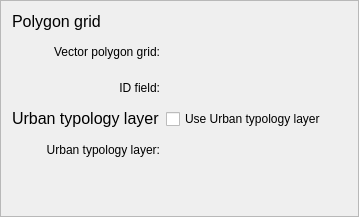
    <widget class="QFrame" name="frame_5">
     <property name="frameShape">
      <enum>QFrame::StyledPanel</enum>
     </property>
     <property name="frameShadow">
      <enum>QFrame::Raised</enum>
     </property>
     <layout class="QGridLayout" name="gridLayout">
      <item row="0" column="0" colspan="3">
       <widget class="QLabel" name="label_17">
        <property name="text">
         <string>&lt;!DOCTYPE HTML PUBLIC &quot;-//W3C//DTD HTML 4.0//EN&quot; &quot;http://www.w3.org/TR/REC-html40/strict.dtd&quot;&gt;
&lt;html&gt;&lt;head&gt;&lt;meta name=&quot;qrichtext&quot; content=&quot;1&quot; /&gt;&lt;style type=&quot;text/css&quot;&gt;
p, li { white-space: pre-wrap; }
&lt;/style&gt;&lt;/head&gt;&lt;body style=&quot; font-family:'MS Shell Dlg 2'; font-size:8pt; font-weight:400; font-style:normal;&quot;&gt;
&lt;p style=&quot; margin-top:0px; margin-bottom:0px; margin-left:0px; margin-right:0px; -qt-block-indent:0; text-indent:0px;&quot;&gt;&lt;span style=&quot; font-size:12pt;&quot;&gt;Polygon grid&lt;/span&gt;&lt;/p&gt;&lt;/body&gt;&lt;/html&gt;</string>
        </property>
       </widget>
      </item>
      <item row="3" column="0">
       <widget class="QLabel" name="label_5">
        <property name="text">
         <string>ID field:</string>
        </property>
        <property name="alignment">
         <set>Qt::AlignRight|Qt::AlignTrailing|Qt::AlignVCenter</set>
        </property>
       </widget>
      </item>
      <item row="8" column="0">
       <spacer name="verticalSpacer_9">
        <property name="orientation">
         <enum>Qt::Vertical</enum>
        </property>
        <property name="sizeHint" stdset="0">
         <size>
          <width>20</width>
          <height>40</height>
         </size>
        </property>
       </spacer>
      </item>
      <item row="7" column="0">
       <widget class="QLabel" name="label_21">
        <property name="text">
         <string>Urban typology layer:</string>
        </property>
        <property name="alignment">
         <set>Qt::AlignRight|Qt::AlignTrailing|Qt::AlignVCenter</set>
        </property>
       </widget>
      </item>
      <item row="3" column="1">
       <widget class="QWidget" name="widgetPolyField" native="true">
        <property name="sizePolicy">
         <sizepolicy hsizetype="Preferred" vsizetype="Preferred">
          <horstretch>0</horstretch>
          <verstretch>0</verstretch>
         </sizepolicy>
        </property>
        <property name="minimumSize">
         <size>
          <width>125</width>
          <height>30</height>
         </size>
        </property>
        <property name="layoutDirection">
         <enum>Qt::LeftToRight</enum>
        </property>
        <layout class="QGridLayout" name="gridLayout_14"/>
       </widget>
      </item>
      <item row="2" column="0">
       <widget class="QLabel" name="label">
        <property name="text">
         <string>Vector polygon grid:</string>
        </property>
        <property name="alignment">
         <set>Qt::AlignRight|Qt::AlignTrailing|Qt::AlignVCenter</set>
        </property>
       </widget>
      </item>
      <item row="5" column="0">
       <widget class="QLabel" name="label_24">
        <property name="text">
         <string>&lt;!DOCTYPE HTML PUBLIC &quot;-//W3C//DTD HTML 4.0//EN&quot; &quot;http://www.w3.org/TR/REC-html40/strict.dtd&quot;&gt;
&lt;html&gt;&lt;head&gt;&lt;meta name=&quot;qrichtext&quot; content=&quot;1&quot; /&gt;&lt;style type=&quot;text/css&quot;&gt;
p, li { white-space: pre-wrap; }
&lt;/style&gt;&lt;/head&gt;&lt;body style=&quot; font-family:'MS Shell Dlg 2'; font-size:8pt; font-weight:400; font-style:normal;&quot;&gt;
&lt;p style=&quot; margin-top:0px; margin-bottom:0px; margin-left:0px; margin-right:0px; -qt-block-indent:0; text-indent:0px;&quot;&gt;&lt;span style=&quot; font-size:12pt;&quot;&gt;Urban typology layer&lt;/span&gt;&lt;/p&gt;&lt;/body&gt;&lt;/html&gt;</string>
        </property>
       </widget>
      </item>
      <item row="7" column="1">
       <widget class="QWidget" name="widgetPolygonLayerTypo" native="true">
        <property name="minimumSize">
         <size>
          <width>175</width>
          <height>30</height>
         </size>
        </property>
        <property name="layoutDirection">
         <enum>Qt::LeftToRight</enum>
        </property>
        <layout class="QGridLayout" name="gridLayout_17"/>
       </widget>
      </item>
      <item row="5" column="1">
       <widget class="QCheckBox" name="checkBoxTypology">
        <property name="text">
         <string>Use Urban typology layer</string>
        </property>
       </widget>
      </item>
      <item row="2" column="1">
       <widget class="QWidget" name="widgetPolygonLayer" native="true">
        <property name="minimumSize">
         <size>
          <width>175</width>
          <height>30</height>
         </size>
        </property>
        <property name="layoutDirection">
         <enum>Qt::LeftToRight</enum>
        </property>
        <layout class="QGridLayout" name="gridLayout_13"/>
       </widget>
      </item>
     </layout>
    </widget>
